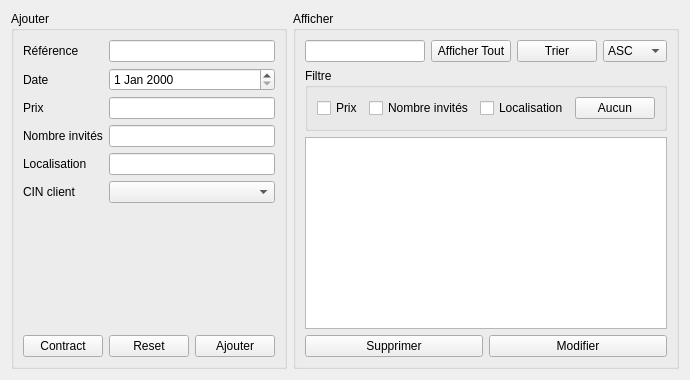
               <widget class="QWidget" name="tab_13">
                <attribute name="title">
                 <string>Réservations</string>
                </attribute>
                <layout class="QHBoxLayout" name="horizontalLayout_107">
                 <item>
                  <widget class="QGroupBox" name="groupBox_ajouter_table_4">
                   <property name="title">
                    <string>Ajouter</string>
                   </property>
                   <layout class="QVBoxLayout" name="verticalLayout_42">
                    <item>
                     <layout class="QVBoxLayout" name="verticalLayout_43">
                      <item>
                       <layout class="QFormLayout" name="formLayout_12">
                        <item row="0" column="0">
                         <widget class="QLabel" name="nombrePlacesLabel_4">
                          <property name="text">
                           <string>Référence</string>
                          </property>
                         </widget>
                        </item>
                        <item row="0" column="1">
                         <widget class="QLineEdit" name="reference_reservation_2"/>
                        </item>
                        <item row="1" column="0">
                         <widget class="QLabel" name="dateLabel_2">
                          <property name="text">
                           <string>Date</string>
                          </property>
                         </widget>
                        </item>
                        <item row="1" column="1">
                         <widget class="QDateEdit" name="date_reservation_2"/>
                        </item>
                        <item row="2" column="0">
                         <widget class="QLabel" name="prixLabel_2">
                          <property name="text">
                           <string>Prix</string>
                          </property>
                         </widget>
                        </item>
                        <item row="2" column="1">
                         <widget class="QLineEdit" name="prix_reservation_2"/>
                        </item>
                        <item row="3" column="0">
                         <widget class="QLabel" name="nombreInvitSLabel_2">
                          <property name="text">
                           <string>Nombre invités</string>
                          </property>
                         </widget>
                        </item>
                        <item row="3" column="1">
                         <widget class="QLineEdit" name="nb_invites_reservation_2"/>
                        </item>
                        <item row="4" column="0">
                         <widget class="QLabel" name="localisationLabel_2">
                          <property name="text">
                           <string>Localisation</string>
                          </property>
                         </widget>
                        </item>
                        <item row="4" column="1">
                         <widget class="QLineEdit" name="localisation_reservation_2"/>
                        </item>
                        <item row="5" column="0">
                         <widget class="QLabel" name="cINClientLabel_2">
                          <property name="text">
                           <string>CIN client</string>
                          </property>
                         </widget>
                        </item>
                        <item row="5" column="1">
                         <widget class="QComboBox" name="comboBox_reservations_2"/>
                        </item>
                       </layout>
                      </item>
                      <item>
                       <layout class="QHBoxLayout" name="horizontalLayout_108">
                        <item>
                         <widget class="QPushButton" name="contract_reservation_2">
                          <property name="text">
                           <string>Contract</string>
                          </property>
                         </widget>
                        </item>
                        <item>
                         <widget class="QPushButton" name="reset_reservation_2">
                          <property name="text">
                           <string>Reset</string>
                          </property>
                         </widget>
                        </item>
                        <item>
                         <widget class="QPushButton" name="ajouter_reservation_2">
                          <property name="text">
                           <string>Ajouter</string>
                          </property>
                         </widget>
                        </item>
                       </layout>
                      </item>
                     </layout>
                    </item>
                   </layout>
                  </widget>
                 </item>
                 <item>
                  <widget class="QGroupBox" name="groupBox_afficher_table_4">
                   <property name="title">
                    <string>Afficher</string>
                   </property>
                   <layout class="QVBoxLayout" name="verticalLayout_44">
                    <item>
                     <layout class="QVBoxLayout" name="verticalLayout_45">
                      <item>
                       <layout class="QHBoxLayout" name="horizontalLayout_109">
                        <item>
                         <widget class="QLineEdit" name="recherche_reservation_2"/>
                        </item>
                        <item>
                         <widget class="QPushButton" name="afficher_tout_reservation_2">
                          <property name="text">
                           <string>Afficher Tout</string>
                          </property>
                         </widget>
                        </item>
                        <item>
                         <widget class="QPushButton" name="trier_reservation_2">
                          <property name="text">
                           <string>Trier</string>
                          </property>
                         </widget>
                        </item>
                        <item>
                         <widget class="QComboBox" name="ordre_reservation_2">
                          <item>
                           <property name="text">
                            <string>ASC</string>
                           </property>
                          </item>
                          <item>
                           <property name="text">
                            <string>DESC</string>
                           </property>
                          </item>
                         </widget>
                        </item>
                       </layout>
                      </item>
                      <item>
                       <layout class="QHBoxLayout" name="horizontalLayout_110"/>
                      </item>
                      <item>
                       <layout class="QHBoxLayout" name="horizontalLayout_111">
                        <item>
                         <widget class="QGroupBox" name="groupBox_19">
                          <property name="title">
                           <string>Filtre</string>
                          </property>
                          <layout class="QHBoxLayout" name="horizontalLayout_112">
                           <item>
                            <layout class="QHBoxLayout" name="horizontalLayout_113">
                             <item>
                              <widget class="QCheckBox" name="checkBox_prix_reservation_2">
                               <property name="text">
                                <string>Prix</string>
                               </property>
                              </widget>
                             </item>
                             <item>
                              <widget class="QCheckBox" name="checkBox_nb_invites_reservation_2">
                               <property name="text">
                                <string>Nombre invités</string>
                               </property>
                              </widget>
                             </item>
                             <item>
                              <widget class="QCheckBox" name="checkBox_localisation_reservation_2">
                               <property name="text">
                                <string>Localisation</string>
                               </property>
                              </widget>
                             </item>
                             <item>
                              <widget class="QPushButton" name="aucun_reservation_2">
                               <property name="text">
                                <string>Aucun</string>
                               </property>
                              </widget>
                             </item>
                            </layout>
                           </item>
                          </layout>
                         </widget>
                        </item>
                       </layout>
                      </item>
                      <item>
                       <layout class="QHBoxLayout" name="horizontalLayout_114">
                        <item>
                         <widget class="QTableView" name="tableView_reservation_2"/>
                        </item>
                       </layout>
                      </item>
                      <item>
                       <layout class="QHBoxLayout" name="horizontalLayout_115">
                        <item>
                         <widget class="QPushButton" name="supprimer_reservation_2">
                          <property name="text">
                           <string>Supprimer</string>
                          </property>
                         </widget>
                        </item>
                        <item>
                         <widget class="QPushButton" name="modifier_reservation_2">
                          <property name="text">
                           <string>Modifier</string>
                          </property>
                          <property name="checkable">
                           <bool>true</bool>
                          </property>
                         </widget>
                        </item>
                       </layout>
                      </item>
                     </layout>
                    </item>
                   </layout>
                  </widget>
                 </item>
                </layout>
               </widget>
